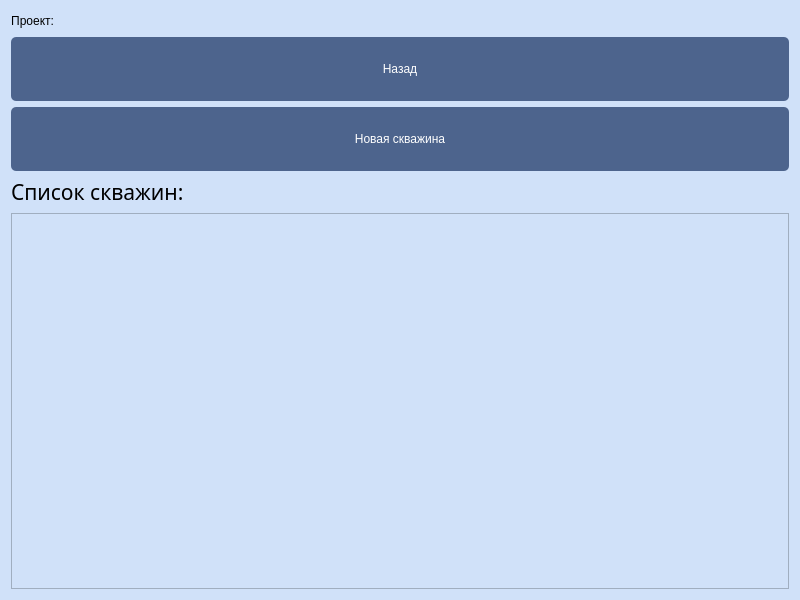
<?xml version="1.0" encoding="UTF-8"?>
<ui version="4.0">
 <class>ProjectForm</class>
 <widget class="QWidget" name="ProjectForm">
  <property name="geometry">
   <rect>
    <x>0</x>
    <y>0</y>
    <width>800</width>
    <height>600</height>
   </rect>
  </property>
  <property name="windowTitle">
   <string>Form</string>
  </property>
  <property name="styleSheet">
   <string notr="true">QLabel {
	text-align: center;
	font: 57 16pt &quot;Sono Medium&quot;;
}

QWidget {
    background-color: rgb(208, 225, 249);
}

QPushButton {
    background-color: rgb(77, 100, 141);

    color: white;
    border-radius: 5px;
	padding: 25;
	font: 57 18pt &quot;Sono Medium&quot;;
}

QPushButton:focus {
    background-color: rgb(40, 54, 85);

    color: white;
    border-radius: 5px;
	padding: 25;
	font: 57 18pt &quot;Sono Medium&quot;;
}</string>
  </property>
  <layout class="QVBoxLayout" name="verticalLayout">
   <item>
    <layout class="QHBoxLayout" name="horizontalLayout_2">
     <item>
      <layout class="QVBoxLayout" name="verticalLayout_4">
       <item>
        <widget class="QLabel" name="label_2">
         <property name="text">
          <string>Проект:</string>
         </property>
         <property name="alignment">
          <set>Qt::AlignRight|Qt::AlignTrailing|Qt::AlignVCenter</set>
         </property>
        </widget>
       </item>
      </layout>
     </item>
     <item>
      <layout class="QVBoxLayout" name="verticalLayout_5"/>
     </item>
     <item>
      <widget class="QLabel" name="project_name_label">
       <property name="text">
        <string/>
       </property>
      </widget>
     </item>
     <item>
      <spacer name="horizontalSpacer">
       <property name="orientation">
        <enum>Qt::Horizontal</enum>
       </property>
       <property name="sizeHint" stdset="0">
        <size>
         <width>40</width>
         <height>20</height>
        </size>
       </property>
      </spacer>
     </item>
    </layout>
   </item>
   <item>
    <widget class="QPushButton" name="back_button">
     <property name="text">
      <string>Назад</string>
     </property>
    </widget>
   </item>
   <item>
    <widget class="QPushButton" name="new_well_button">
     <property name="text">
      <string>Новая скважина</string>
     </property>
    </widget>
   </item>
   <item>
    <widget class="QLabel" name="label">
     <property name="font">
      <font>
       <family>Sono Medium</family>
       <pointsize>16</pointsize>
       <weight>7</weight>
       <italic>false</italic>
       <bold>false</bold>
      </font>
     </property>
     <property name="text">
      <string>Список скважин:</string>
     </property>
     <property name="alignment">
      <set>Qt::AlignLeading|Qt::AlignLeft|Qt::AlignVCenter</set>
     </property>
    </widget>
   </item>
   <item>
    <widget class="QScrollArea" name="scrollArea">
     <property name="widgetResizable">
      <bool>true</bool>
     </property>
     <widget class="QWidget" name="scrollAreaWidgetContents">
      <property name="geometry">
       <rect>
        <x>0</x>
        <y>0</y>
        <width>774</width>
        <height>338</height>
       </rect>
      </property>
      <layout class="QVBoxLayout" name="verticalLayout_2">
       <item>
        <widget class="QWidget" name="widget" native="true">
         <layout class="QHBoxLayout" name="horizontalLayout">
          <item>
           <layout class="QVBoxLayout" name="wells_buttons_verticalLayout"/>
          </item>
         </layout>
        </widget>
       </item>
      </layout>
     </widget>
    </widget>
   </item>
  </layout>
 </widget>
 <resources/>
 <connections/>
</ui>
